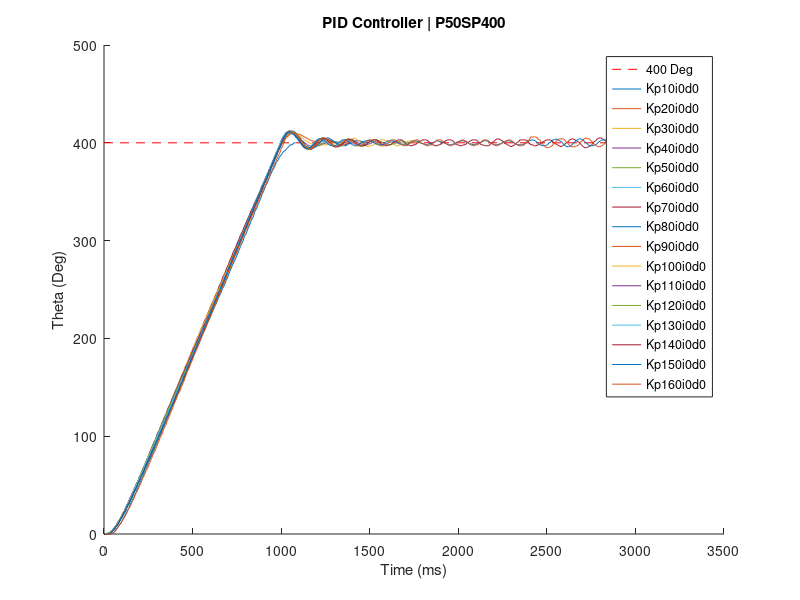
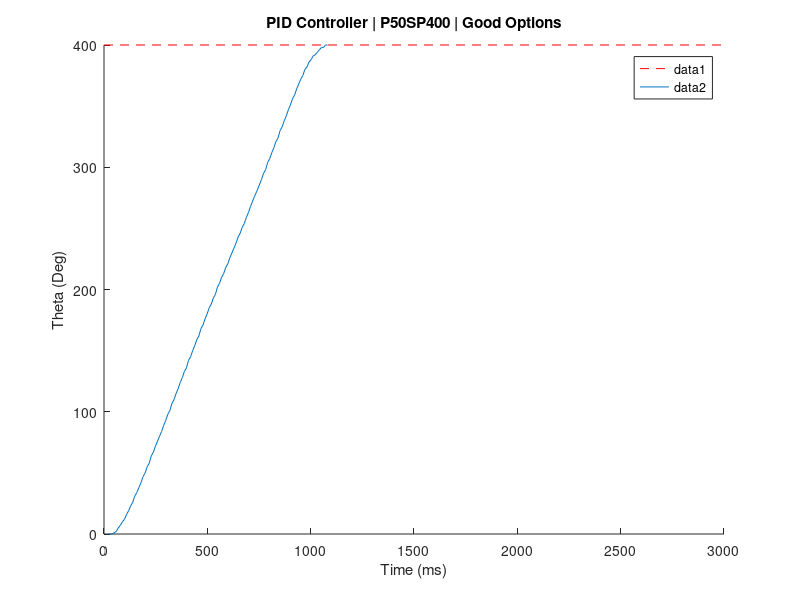

Write the MATLAB code that produced these figures, in order. (Note: this script raises an error after producing the figures.)
figure(1);
hold on;
xlabel('Time (ms)');
ylabel('Theta (Deg)');
title('PID Controller | P50SP400');
plot([0 3000], [400 400], 'r--');
Kp10i0d0 = [23.0, 0; 39.0, 0; 49.0, 1; 59.0, 2; 69.0, 5; 79.0, 7; 89.0, 10; 99.0, 12; 109.0, 16; 119.0, 19; 129.0, 23; 139.0, 26; 149.0, 31; 159.0, 34; 169.0, 38; 179.0, 42; 189.0, 47; 199.0, 50; 209.0, 55; 219.0, 58; 229.0, 64; 239.0, 67; 249.0, 72; 259.0, 76; 269.0, 80; 279.0, 84; 289.0, 89; 299.0, 93; 309.0, 98; 319.0, 101; 329.0, 107; 339.0, 110; 349.0, 115; 359.0, 119; 369.0, 124; 379.0, 128; 389.0, 133; 399.0, 136; 409.0, 142; 419.0, 145; 429.0, 150; 439.0, 154; 449.0, 159; 459.0, 162; 469.0, 168; 479.0, 171; 489.0, 176; 499.0, 180; 509.0, 185; 519.0, 188; 529.0, 193; 539.0, 196; 549.0, 202; 559.0, 205; 569.0, 210; 579.0, 213; 589.0, 218; 599.0, 221; 609.0, 226; 619.0, 230; 629.0, 234; 639.0, 238; 649.0, 243; 659.0, 246; 669.0, 251; 679.0, 254; 689.0, 259; 699.0, 263; 709.0, 268; 728.0, 276; 741.0, 281; 762.0, 290; 772.0, 295; 782.0, 298; 792.0, 304; 802.0, 307; 812.0, 312; 822.0, 316; 832.0, 321; 842.0, 324; 852.0, 330; 862.0, 333; 872.0, 338; 882.0, 342; 892.0, 347; 902.0, 351; 912.0, 356; 922.0, 359; 932.0, 364; 942.0, 368; 952.0, 372; 962.0, 375; 972.0, 380; 982.0, 382; 992.0, 386; 1002.0, 388; 1012.0, 391; 1022.0, 392; 1032.0, 394; 1042.0, 396; 1052.0, 398; 1062.0, 398; 1072.0, 400; 1082.0, 400; ];
plot(Kp10i0d0(:,1),Kp10i0d0(:,2))
% y = max(Kp10i0d0(:,2));
% x = Kp10i0d0(find(Kp10i0d0(:,2) == max(y), 1, 'first'));
% text(x, y, 'Kp10i0d0');
% pause;

Kp20i0d0 = [10.0, 0; 20.0, 0; 30.0, 0; 40.0, 2; 50.0, 4; 60.0, 6; 70.0, 8; 80.0, 12; 90.0, 14; 100.0, 18; 110.0, 21; 120.0, 25; 130.0, 28; 140.0, 33; 150.0, 36; 160.0, 41; 170.0, 44; 180.0, 49; 190.0, 52; 200.0, 58; 210.0, 61; 220.0, 66; 230.0, 70; 240.0, 75; 250.0, 78; 260.0, 83; 270.0, 87; 280.0, 92; 290.0, 96; 300.0, 101; 310.0, 104; 320.0, 110; 330.0, 113; 340.0, 118; 350.0, 122; 360.0, 127; 370.0, 130; 380.0, 135; 390.0, 139; 400.0, 144; 410.0, 147; 420.0, 152; 430.0, 156; 440.0, 160; 450.0, 164; 460.0, 169; 470.0, 172; 480.0, 177; 490.0, 180; 500.0, 185; 510.0, 188; 520.0, 193; 530.0, 197; 540.0, 202; 550.0, 205; 560.0, 210; 570.0, 213; 580.0, 218; 590.0, 222; 600.0, 226; 610.0, 230; 620.0, 235; 630.0, 238; 640.0, 243; 650.0, 247; 660.0, 252; 670.0, 256; 680.0, 261; 690.0, 264; 700.0, 269; 710.0, 273; 720.0, 278; 730.0, 281; 740.0, 287; 750.0, 290; 760.0, 295; 770.0, 299; 780.0, 304; 790.0, 308; 800.0, 313; 810.0, 316; 820.0, 322; 830.0, 325; 840.0, 330; 850.0, 334; 860.0, 339; 870.0, 342; 880.0, 348; 890.0, 351; 900.0, 356; 910.0, 360; 920.0, 365; 930.0, 369; 940.0, 374; 950.0, 378; 960.0, 383; 970.0, 386; 980.0, 391; 990.0, 394; 1000.0, 398; 1010.0, 400; 1020.0, 404; 1032.0, 406; 1042.0, 407; 1052.0, 409; 1062.0, 409; 1072.0, 410; 1082.0, 410; 1092.0, 409; 1102.0, 409; 1112.0, 408; 1122.0, 407; 1132.0, 406; 1142.0, 405; 1152.0, 404; 1162.0, 403; 1172.0, 402; 1182.0, 402; 1192.0, 401; 1202.0, 401; 1212.0, 400; 1222.0, 400; ];
plot(Kp20i0d0(:,1),Kp20i0d0(:,2))
% y = max(Kp20i0d0(:,2));
% x = Kp20i0d0(find(Kp20i0d0(:,2) == max(y), 1, 'first'));
% text(x, y, 'Kp20i0d0');
% pause;

Kp30i0d0 = [10.0, 0; 20.0, 0; 30.0, 0; 40.0, 2; 50.0, 4; 60.0, 6; 70.0, 8; 80.0, 12; 90.0, 14; 100.0, 18; 110.0, 21; 120.0, 26; 130.0, 28; 140.0, 33; 150.0, 36; 160.0, 41; 170.0, 44; 180.0, 50; 190.0, 53; 200.0, 58; 210.0, 61; 220.0, 66; 230.0, 70; 240.0, 75; 250.0, 78; 260.0, 84; 270.0, 87; 280.0, 92; 290.0, 95; 300.0, 100; 310.0, 104; 320.0, 109; 330.0, 112; 340.0, 117; 350.0, 120; 360.0, 126; 370.0, 129; 380.0, 134; 390.0, 137; 400.0, 142; 410.0, 145; 420.0, 150; 430.0, 154; 440.0, 158; 450.0, 162; 460.0, 167; 470.0, 170; 480.0, 175; 490.0, 178; 501.0, 183; 511.0, 188; 521.0, 192; 531.0, 197; 541.0, 200; 551.0, 205; 561.0, 209; 571.0, 214; 581.0, 217; 591.0, 222; 601.0, 226; 611.0, 231; 621.0, 234; 631.0, 240; 641.0, 243; 651.0, 248; 661.0, 252; 671.0, 257; 681.0, 260; 691.0, 266; 701.0, 269; 711.0, 274; 721.0, 278; 731.0, 283; 741.0, 287; 751.0, 292; 761.0, 296; 771.0, 301; 781.0, 304; 791.0, 310; 801.0, 313; 811.0, 318; 821.0, 322; 831.0, 327; 841.0, 331; 851.0, 336; 861.0, 340; 871.0, 345; 881.0, 348; 891.0, 354; 901.0, 357; 911.0, 362; 921.0, 366; 931.0, 371; 941.0, 374; 951.0, 380; 961.0, 383; 971.0, 389; 981.0, 392; 991.0, 397; 1001.0, 400; 1011.0, 404; 1021.0, 406; 1031.0, 408; 1041.0, 410; 1051.0, 411; 1061.0, 411; 1071.0, 411; 1081.0, 410; 1091.0, 409; 1101.0, 408; 1111.0, 406; 1121.0, 405; 1131.0, 403; 1141.0, 402; 1151.0, 401; 1161.0, 400; 1171.0, 399; 1181.0, 398; 1191.0, 398; 1201.0, 398; 1211.0, 397; 1221.0, 397; 1231.0, 398; 1241.0, 398; 1251.0, 398; 1261.0, 398; 1271.0, 399; 1281.0, 399; 1291.0, 400; 1301.0, 400; ];
plot(Kp30i0d0(:,1),Kp30i0d0(:,2))
% y = max(Kp30i0d0(:,2));
% x = Kp30i0d0(find(Kp30i0d0(:,2) == max(y), 1, 'first'));
% text(x, y, 'Kp30i0d0');
% pause;

Kp40i0d0 = [10.0, 0; 20.0, 0; 30.0, 1; 40.0, 2; 50.0, 4; 60.0, 6; 70.0, 9; 80.0, 12; 90.0, 15; 100.0, 18; 110.0, 22; 120.0, 25; 130.0, 30; 140.0, 33; 150.0, 38; 160.0, 41; 170.0, 46; 180.0, 49; 190.0, 54; 200.0, 57; 210.0, 62; 220.0, 65; 230.0, 70; 240.0, 73; 250.0, 78; 260.0, 82; 270.0, 86; 280.0, 90; 290.0, 95; 300.0, 98; 310.0, 103; 320.0, 106; 330.0, 111; 340.0, 114; 350.0, 119; 360.0, 123; 370.0, 128; 380.0, 131; 390.0, 136; 400.0, 139; 410.0, 144; 420.0, 148; 430.0, 153; 440.0, 156; 450.0, 161; 460.0, 165; 470.0, 170; 480.0, 173; 490.0, 178; 500.0, 182; 510.0, 187; 520.0, 190; 530.0, 196; 540.0, 199; 550.0, 204; 560.0, 208; 570.0, 213; 580.0, 217; 590.0, 222; 600.0, 225; 610.0, 231; 620.0, 234; 630.0, 239; 640.0, 243; 650.0, 248; 660.0, 252; 670.0, 257; 680.0, 260; 690.0, 266; 700.0, 269; 710.0, 274; 720.0, 278; 730.0, 283; 740.0, 287; 750.0, 292; 760.0, 295; 770.0, 301; 780.0, 304; 790.0, 310; 800.0, 313; 810.0, 318; 820.0, 322; 830.0, 327; 840.0, 331; 850.0, 336; 860.0, 340; 870.0, 345; 880.0, 348; 890.0, 354; 900.0, 357; 910.0, 362; 920.0, 366; 930.0, 371; 940.0, 375; 950.0, 380; 960.0, 383; 970.0, 389; 980.0, 392; 990.0, 397; 1000.0, 400; 1011.0, 404; 1021.0, 407; 1031.0, 409; 1041.0, 410; 1051.0, 411; 1061.0, 411; 1071.0, 410; 1081.0, 409; 1091.0, 407; 1101.0, 405; 1111.0, 403; 1121.0, 402; 1131.0, 400; 1141.0, 399; 1151.0, 397; 1161.0, 397; 1171.0, 396; 1181.0, 396; 1191.0, 396; 1201.0, 397; 1211.0, 397; 1221.0, 398; 1231.0, 399; 1241.0, 399; 1251.0, 400; 1261.0, 400; ];
plot(Kp40i0d0(:,1),Kp40i0d0(:,2))
% y = max(Kp40i0d0(:,2));
% x = Kp40i0d0(find(Kp40i0d0(:,2) == max(y), 1, 'first'));
% text(x, y, 'Kp40i0d0');
% pause;

Kp50i0d0 = [13.0, 0; 23.0, 0; 33.0, 1; 43.0, 2; 53.0, 4; 63.0, 6; 73.0, 9; 83.0, 11; 93.0, 15; 103.0, 17; 113.0, 21; 123.0, 24; 133.0, 29; 143.0, 31; 153.0, 36; 163.0, 39; 173.0, 44; 183.0, 47; 193.0, 51; 203.0, 55; 213.0, 59; 223.0, 63; 233.0, 67; 243.0, 71; 253.0, 76; 263.0, 79; 273.0, 84; 283.0, 87; 293.0, 92; 303.0, 95; 313.0, 100; 330.0, 107; 340.0, 112; 350.0, 115; 360.0, 120; 370.0, 124; 380.0, 129; 390.0, 132; 400.0, 137; 410.0, 141; 420.0, 146; 430.0, 149; 440.0, 155; 450.0, 158; 460.0, 163; 470.0, 167; 480.0, 172; 490.0, 176; 500.0, 181; 510.0, 184; 520.0, 190; 530.0, 193; 540.0, 199; 550.0, 202; 560.0, 207; 573.0, 213; 583.0, 216; 593.0, 221; 603.0, 225; 613.0, 230; 623.0, 233; 633.0, 239; 643.0, 242; 653.0, 248; 663.0, 251; 673.0, 256; 683.0, 260; 693.0, 265; 703.0, 269; 713.0, 274; 723.0, 277; 733.0, 283; 743.0, 286; 753.0, 291; 763.0, 295; 773.0, 300; 783.0, 304; 793.0, 309; 803.0, 313; 813.0, 318; 823.0, 321; 833.0, 327; 843.0, 330; 853.0, 336; 863.0, 339; 873.0, 344; 883.0, 348; 893.0, 353; 903.0, 357; 913.0, 362; 923.0, 365; 933.0, 370; 943.0, 374; 953.0, 379; 963.0, 382; 973.0, 387; 983.0, 391; 993.0, 396; 1003.0, 399; 1013.0, 403; 1023.0, 406; 1033.0, 408; 1043.0, 409; 1055.0, 410; 1065.0, 410; 1075.0, 409; 1085.0, 407; 1095.0, 405; 1105.0, 403; 1115.0, 401; 1125.0, 399; 1135.0, 397; 1145.0, 396; 1155.0, 396; 1165.0, 395; 1175.0, 395; 1185.0, 396; 1195.0, 397; 1205.0, 397; 1215.0, 398; 1225.0, 399; 1235.0, 400; 1245.0, 401; 1255.0, 401; 1265.0, 402; 1275.0, 402; 1285.0, 402; 1295.0, 402; 1305.0, 401; 1315.0, 401; 1325.0, 401; 1335.0, 401; 1345.0, 400; 1355.0, 400; ];
plot(Kp50i0d0(:,1),Kp50i0d0(:,2))
% y = max(Kp50i0d0(:,2));
% x = Kp50i0d0(find(Kp50i0d0(:,2) == max(y), 1, 'first'));
% text(x, y, 'Kp50i0d0');
% pause;

Kp60i0d0 = [10.0, 0; 20.0, 0; 30.0, 1; 40.0, 2; 50.0, 4; 60.0, 7; 70.0, 9; 80.0, 12; 90.0, 14; 100.0, 18; 110.0, 21; 120.0, 25; 130.0, 28; 140.0, 33; 150.0, 35; 160.0, 40; 170.0, 43; 180.0, 48; 190.0, 51; 200.0, 56; 210.0, 59; 220.0, 64; 230.0, 67; 240.0, 73; 250.0, 76; 260.0, 81; 270.0, 84; 280.0, 89; 290.0, 93; 300.0, 98; 310.0, 101; 320.0, 107; 330.0, 110; 340.0, 115; 350.0, 119; 360.0, 124; 370.0, 127; 380.0, 133; 390.0, 136; 400.0, 141; 410.0, 145; 420.0, 150; 430.0, 154; 440.0, 159; 450.0, 163; 460.0, 168; 470.0, 171; 480.0, 177; 490.0, 180; 500.0, 185; 510.0, 189; 520.0, 194; 530.0, 198; 540.0, 203; 550.0, 206; 560.0, 212; 570.0, 215; 580.0, 220; 590.0, 224; 600.0, 229; 610.0, 233; 620.0, 238; 630.0, 242; 640.0, 247; 650.0, 250; 660.0, 256; 670.0, 259; 680.0, 264; 690.0, 268; 700.0, 273; 710.0, 277; 720.0, 282; 730.0, 285; 740.0, 291; 750.0, 294; 760.0, 300; 770.0, 303; 780.0, 308; 790.0, 312; 800.0, 317; 810.0, 321; 820.0, 326; 830.0, 329; 840.0, 334; 850.0, 338; 860.0, 343; 870.0, 346; 880.0, 351; 890.0, 355; 900.0, 360; 910.0, 363; 920.0, 368; 930.0, 371; 940.0, 376; 950.0, 379; 960.0, 384; 970.0, 388; 980.0, 393; 990.0, 396; 1000.0, 401; 1010.0, 403; 1020.0, 407; 1030.0, 408; 1040.0, 410; 1050.0, 410; 1060.0, 409; 1070.0, 408; 1080.0, 406; 1090.0, 404; 1100.0, 402; 1110.0, 400; 1120.0, 398; 1130.0, 397; 1140.0, 396; 1150.0, 395; 1160.0, 395; 1170.0, 395; 1180.0, 397; 1190.0, 397; 1200.0, 399; 1210.0, 399; 1220.0, 401; 1230.0, 401; 1240.0, 402; 1250.0, 402; 1260.0, 402; 1270.0, 402; 1280.0, 401; 1290.0, 401; 1300.0, 401; 1310.0, 401; 1320.0, 400; 1330.0, 400; ];
plot(Kp60i0d0(:,1),Kp60i0d0(:,2))
% y = max(Kp60i0d0(:,2));
% x = Kp60i0d0(find(Kp60i0d0(:,2) == max(y), 1, 'first'));
% text(x, y, 'Kp60i0d0');
% pause;

Kp70i0d0 = [10.0, 0; 20.0, 0; 30.0, 1; 40.0, 2; 50.0, 4; 60.0, 6; 70.0, 9; 80.0, 12; 90.0, 15; 100.0, 18; 110.0, 22; 120.0, 25; 130.0, 29; 140.0, 32; 150.0, 37; 160.0, 40; 170.0, 45; 180.0, 48; 190.0, 53; 200.0, 56; 210.0, 62; 220.0, 65; 230.0, 70; 240.0, 73; 250.0, 78; 260.0, 82; 270.0, 87; 280.0, 91; 290.0, 96; 300.0, 99; 310.0, 104; 320.0, 108; 330.0, 113; 340.0, 117; 350.0, 122; 360.0, 126; 370.0, 131; 380.0, 134; 390.0, 140; 400.0, 143; 410.0, 148; 420.0, 152; 430.0, 157; 440.0, 160; 450.0, 166; 460.0, 169; 470.0, 175; 480.0, 178; 490.0, 183; 501.0, 187; 511.0, 192; 521.0, 196; 531.0, 201; 541.0, 205; 551.0, 210; 561.0, 213; 571.0, 219; 581.0, 222; 591.0, 227; 601.0, 231; 611.0, 236; 621.0, 240; 631.0, 245; 641.0, 248; 651.0, 254; 661.0, 257; 671.0, 263; 681.0, 266; 691.0, 271; 701.0, 275; 711.0, 280; 721.0, 284; 731.0, 289; 741.0, 292; 751.0, 297; 761.0, 301; 771.0, 306; 781.0, 309; 791.0, 314; 801.0, 318; 811.0, 322; 821.0, 326; 831.0, 331; 841.0, 334; 851.0, 339; 861.0, 342; 871.0, 347; 881.0, 350; 891.0, 356; 901.0, 359; 911.0, 364; 921.0, 367; 931.0, 372; 941.0, 375; 951.0, 380; 961.0, 384; 971.0, 389; 981.0, 392; 991.0, 397; 1001.0, 401; 1011.0, 405; 1021.0, 408; 1031.0, 410; 1041.0, 411; 1051.0, 411; 1061.0, 410; 1071.0, 409; 1081.0, 408; 1091.0, 405; 1101.0, 403; 1111.0, 400; 1121.0, 398; 1131.0, 396; 1141.0, 395; 1151.0, 394; 1161.0, 394; 1171.0, 394; 1181.0, 395; 1191.0, 397; 1201.0, 398; 1211.0, 400; 1221.0, 401; 1231.0, 403; 1241.0, 403; 1251.0, 404; 1261.0, 404; 1271.0, 403; 1281.0, 402; 1291.0, 401; 1301.0, 401; 1311.0, 400; 1321.0, 399; 1331.0, 398; 1341.0, 398; 1351.0, 398; 1361.0, 398; 1371.0, 399; 1381.0, 399; 1391.0, 400; 1401.0, 400; ];
plot(Kp70i0d0(:,1),Kp70i0d0(:,2))
% y = max(Kp70i0d0(:,2));
% x = Kp70i0d0(find(Kp70i0d0(:,2) == max(y), 1, 'first'));
% text(x, y, 'Kp70i0d0');
% pause;

Kp80i0d0 = [15.0, 0; 25.0, 1; 35.0, 1; 45.0, 3; 55.0, 4; 65.0, 7; 75.0, 9; 85.0, 12; 95.0, 15; 105.0, 19; 115.0, 21; 125.0, 26; 135.0, 29; 145.0, 33; 155.0, 36; 165.0, 41; 175.0, 45; 185.0, 49; 195.0, 53; 205.0, 58; 215.0, 61; 225.0, 66; 235.0, 70; 245.0, 75; 265.0, 83; 275.0, 87; 285.0, 92; 295.0, 96; 305.0, 101; 315.0, 104; 325.0, 109; 335.0, 113; 345.0, 118; 355.0, 122; 365.0, 127; 375.0, 131; 385.0, 136; 395.0, 139; 405.0, 145; 415.0, 148; 425.0, 153; 435.0, 157; 445.0, 162; 455.0, 166; 465.0, 171; 475.0, 175; 485.0, 180; 495.0, 183; 505.0, 188; 515.0, 192; 525.0, 197; 535.0, 201; 545.0, 206; 555.0, 209; 565.0, 215; 575.0, 218; 585.0, 223; 595.0, 227; 605.0, 232; 615.0, 236; 625.0, 241; 635.0, 244; 645.0, 249; 655.0, 253; 665.0, 258; 675.0, 261; 685.0, 266; 695.0, 270; 705.0, 275; 715.0, 278; 725.0, 283; 735.0, 286; 745.0, 291; 755.0, 295; 765.0, 299; 775.0, 303; 785.0, 308; 795.0, 311; 805.0, 316; 815.0, 319; 825.0, 324; 835.0, 327; 845.0, 333; 855.0, 336; 865.0, 341; 875.0, 344; 885.0, 349; 895.0, 353; 905.0, 358; 915.0, 361; 925.0, 366; 935.0, 369; 945.0, 375; 955.0, 378; 965.0, 383; 975.0, 387; 985.0, 392; 995.0, 395; 1005.0, 401; 1015.0, 404; 1027.0, 408; 1037.0, 411; 1047.0, 412; 1057.0, 412; 1067.0, 412; 1077.0, 411; 1087.0, 409; 1097.0, 407; 1107.0, 405; 1117.0, 402; 1127.0, 400; 1137.0, 397; 1147.0, 395; 1157.0, 394; 1167.0, 393; 1177.0, 394; 1187.0, 395; 1197.0, 396; 1207.0, 398; 1217.0, 400; 1227.0, 402; 1237.0, 403; 1247.0, 404; 1257.0, 405; 1267.0, 405; 1277.0, 404; 1287.0, 403; 1297.0, 401; 1307.0, 400; 1317.0, 399; 1327.0, 398; 1337.0, 397; 1347.0, 397; 1357.0, 397; 1367.0, 397; 1377.0, 399; 1387.0, 399; 1397.0, 400; 1407.0, 401; 1417.0, 402; 1427.0, 402; 1437.0, 402; 1447.0, 402; 1457.0, 401; 1467.0, 401; 1477.0, 400; 1487.0, 400; ];
plot(Kp80i0d0(:,1),Kp80i0d0(:,2))
% y = max(Kp80i0d0(:,2));
% x = Kp80i0d0(find(Kp80i0d0(:,2) == max(y), 1, 'first'));
% text(x, y, 'Kp80i0d0');
% pause;

Kp90i0d0 = [10.0, 0; 20.0, 0; 30.0, 0; 40.0, 2; 50.0, 4; 60.0, 6; 70.0, 9; 80.0, 12; 90.0, 14; 100.0, 19; 110.0, 21; 120.0, 26; 130.0, 29; 140.0, 33; 150.0, 36; 160.0, 41; 170.0, 45; 180.0, 50; 190.0, 53; 200.0, 58; 210.0, 62; 220.0, 67; 230.0, 70; 240.0, 75; 250.0, 79; 260.0, 84; 270.0, 88; 280.0, 92; 290.0, 96; 300.0, 101; 310.0, 105; 320.0, 110; 330.0, 114; 340.0, 119; 350.0, 122; 360.0, 128; 370.0, 131; 380.0, 136; 390.0, 140; 400.0, 145; 410.0, 149; 420.0, 154; 430.0, 158; 440.0, 163; 450.0, 166; 460.0, 172; 470.0, 175; 480.0, 180; 490.0, 184; 504.0, 191; 514.0, 194; 524.0, 200; 534.0, 203; 544.0, 208; 554.0, 212; 564.0, 217; 574.0, 220; 584.0, 225; 594.0, 229; 604.0, 234; 614.0, 237; 624.0, 242; 634.0, 245; 644.0, 250; 654.0, 254; 664.0, 258; 674.0, 262; 684.0, 267; 694.0, 270; 704.0, 275; 714.0, 278; 724.0, 283; 734.0, 286; 744.0, 292; 754.0, 295; 764.0, 300; 774.0, 303; 784.0, 308; 794.0, 312; 804.0, 317; 814.0, 320; 824.0, 325; 834.0, 328; 844.0, 334; 854.0, 337; 864.0, 342; 874.0, 346; 884.0, 351; 894.0, 354; 904.0, 360; 914.0, 363; 924.0, 368; 934.0, 372; 944.0, 377; 954.0, 381; 964.0, 386; 974.0, 389; 984.0, 394; 994.0, 398; 1004.0, 403; 1014.0, 406; 1024.0, 410; 1034.0, 411; 1044.0, 412; 1054.0, 412; 1064.0, 411; 1074.0, 410; 1084.0, 408; 1094.0, 406; 1104.0, 403; 1114.0, 400; 1124.0, 397; 1134.0, 396; 1144.0, 394; 1154.0, 393; 1164.0, 394; 1174.0, 394; 1184.0, 396; 1194.0, 398; 1204.0, 400; 1214.0, 402; 1224.0, 404; 1234.0, 404; 1244.0, 405; 1254.0, 404; 1264.0, 403; 1274.0, 402; 1284.0, 400; 1294.0, 400; ];
plot(Kp90i0d0(:,1),Kp90i0d0(:,2))
% y = max(Kp90i0d0(:,2));
% x = Kp90i0d0(find(Kp90i0d0(:,2) == max(y), 1, 'first'));
% text(x, y, 'Kp90i0d0');
% pause;

Kp100i0d0 = [10.0, 0; 20.0, 0; 30.0, 1; 40.0, 2; 50.0, 5; 60.0, 6; 70.0, 9; 80.0, 12; 90.0, 15; 100.0, 18; 110.0, 22; 120.0, 25; 130.0, 30; 140.0, 33; 150.0, 38; 160.0, 41; 170.0, 46; 180.0, 49; 190.0, 54; 200.0, 57; 210.0, 63; 220.0, 66; 230.0, 71; 240.0, 75; 250.0, 80; 260.0, 83; 270.0, 89; 280.0, 92; 290.0, 97; 300.0, 101; 310.0, 106; 320.0, 109; 330.0, 115; 340.0, 118; 350.0, 123; 360.0, 127; 370.0, 132; 380.0, 136; 390.0, 141; 400.0, 145; 410.0, 150; 420.0, 153; 430.0, 159; 440.0, 162; 450.0, 167; 460.0, 171; 470.0, 176; 480.0, 179; 490.0, 185; 500.0, 188; 510.0, 193; 522.0, 198; 532.0, 202; 542.0, 207; 552.0, 210; 562.0, 215; 572.0, 218; 582.0, 223; 592.0, 227; 602.0, 231; 612.0, 235; 622.0, 240; 632.0, 243; 642.0, 248; 652.0, 251; 662.0, 256; 672.0, 260; 682.0, 265; 692.0, 268; 702.0, 273; 712.0, 277; 722.0, 281; 732.0, 285; 742.0, 290; 752.0, 293; 762.0, 298; 772.0, 302; 782.0, 307; 792.0, 311; 802.0, 316; 812.0, 319; 822.0, 325; 832.0, 328; 842.0, 333; 852.0, 337; 862.0, 342; 872.0, 345; 882.0, 351; 892.0, 354; 902.0, 359; 912.0, 363; 922.0, 368; 932.0, 371; 942.0, 377; 952.0, 380; 962.0, 386; 972.0, 389; 982.0, 394; 992.0, 398; 1002.0, 403; 1012.0, 406; 1022.0, 409; 1036.0, 411; 1052.0, 411; 1062.0, 411; 1072.0, 410; 1082.0, 408; 1092.0, 406; 1102.0, 403; 1112.0, 401; 1122.0, 398; 1132.0, 396; 1142.0, 394; 1152.0, 394; 1162.0, 394; 1172.0, 395; 1182.0, 396; 1192.0, 398; 1202.0, 400; 1212.0, 402; 1222.0, 403; 1232.0, 404; 1242.0, 405; 1252.0, 404; 1262.0, 403; 1272.0, 402; 1282.0, 400; 1293.0, 399; 1303.0, 397; 1313.0, 397; 1323.0, 397; 1333.0, 397; 1343.0, 397; 1353.0, 398; 1363.0, 400; 1381.0, 402; 1391.0, 403; 1401.0, 404; 1411.0, 405; 1421.0, 404; 1431.0, 403; 1441.0, 402; 1451.0, 400; 1461.0, 399; 1471.0, 397; 1481.0, 397; 1491.0, 396; 1501.0, 397; 1511.0, 397; 1521.0, 398; 1531.0, 399; 1541.0, 401; 1551.0, 402; 1561.0, 403; 1571.0, 403; 1581.0, 403; 1591.0, 402; 1601.0, 402; 1611.0, 401; 1621.0, 400; 1631.0, 399; 1641.0, 398; 1651.0, 397; 1661.0, 397; 1671.0, 398; 1681.0, 399; 1691.0, 399; 1701.0, 400; 1711.0, 401; 1721.0, 402; 1731.0, 402; 1741.0, 402; 1751.0, 401; 1761.0, 401; 1771.0, 400; 1781.0, 400; ];
plot(Kp100i0d0(:,1),Kp100i0d0(:,2))
% y = max(Kp100i0d0(:,2));
% x = Kp100i0d0(find(Kp100i0d0(:,2) == max(y), 1, 'first'));
% text(x, y, 'Kp100i0d0');
% pause;

Kp110i0d0 = [11.0, 0; 21.0, 0; 31.0, 1; 42.0, 3; 52.0, 5; 62.0, 7; 72.0, 9; 82.0, 13; 92.0, 15; 102.0, 19; 112.0, 22; 122.0, 27; 132.0, 30; 142.0, 35; 152.0, 38; 162.0, 43; 172.0, 46; 182.0, 51; 192.0, 54; 202.0, 59; 212.0, 63; 222.0, 68; 232.0, 71; 242.0, 76; 252.0, 80; 262.0, 85; 272.0, 89; 282.0, 94; 292.0, 97; 302.0, 103; 312.0, 106; 322.0, 111; 332.0, 115; 342.0, 120; 352.0, 123; 362.0, 129; 372.0, 132; 382.0, 137; 392.0, 141; 402.0, 146; 412.0, 149; 422.0, 154; 432.0, 158; 442.0, 163; 452.0, 166; 462.0, 171; 472.0, 174; 482.0, 179; 492.0, 183; 502.0, 188; 512.0, 191; 522.0, 196; 532.0, 199; 542.0, 204; 552.0, 207; 563.0, 212; 573.0, 216; 583.0, 221; 593.0, 224; 603.0, 229; 613.0, 232; 623.0, 237; 633.0, 241; 643.0, 246; 653.0, 249; 663.0, 254; 673.0, 258; 683.0, 263; 693.0, 266; 703.0, 271; 713.0, 275; 723.0, 280; 733.0, 284; 743.0, 289; 753.0, 292; 763.0, 298; 773.0, 301; 783.0, 306; 793.0, 310; 803.0, 315; 813.0, 319; 823.0, 324; 833.0, 327; 843.0, 333; 854.0, 338; 864.0, 341; 874.0, 347; 884.0, 350; 894.0, 355; 904.0, 359; 914.0, 364; 924.0, 368; 934.0, 373; 944.0, 377; 954.0, 382; 964.0, 385; 974.0, 391; 984.0, 394; 994.0, 399; 1004.0, 403; 1014.0, 407; 1024.0, 409; 1034.0, 411; 1044.0, 412; 1054.0, 411; 1064.0, 411; 1074.0, 409; 1084.0, 407; 1094.0, 404; 1104.0, 402; 1114.0, 399; 1124.0, 397; 1134.0, 395; 1144.0, 394; 1154.0, 394; 1164.0, 394; 1174.0, 396; 1184.0, 397; 1194.0, 399; 1204.0, 401; 1214.0, 403; 1224.0, 404; 1234.0, 405; 1244.0, 405; 1254.0, 404; 1264.0, 403; 1274.0, 401; 1284.0, 399; 1294.0, 397; 1305.0, 396; 1315.0, 396; 1325.0, 396; 1335.0, 397; 1345.0, 398; 1355.0, 400; 1365.0, 401; 1375.0, 403; 1385.0, 403; 1395.0, 403; 1405.0, 403; 1415.0, 402; 1425.0, 401; 1435.0, 400; 1445.0, 399; 1455.0, 398; 1465.0, 398; 1475.0, 398; 1485.0, 398; 1495.0, 399; 1505.0, 399; 1515.0, 401; 1525.0, 401; 1535.0, 402; 1545.0, 402; 1555.0, 401; 1565.0, 401; 1575.0, 400; 1585.0, 400; ];
plot(Kp110i0d0(:,1),Kp110i0d0(:,2))
% y = max(Kp110i0d0(:,2));
% x = Kp110i0d0(find(Kp110i0d0(:,2) == max(y), 1, 'first'));
% text(x, y, 'Kp110i0d0');
% pause;

Kp120i0d0 = [10.0, 0; 20.0, 1; 30.0, 1; 40.0, 3; 50.0, 4; 60.0, 7; 70.0, 9; 80.0, 13; 90.0, 15; 100.0, 19; 110.0, 22; 120.0, 26; 130.0, 29; 140.0, 34; 150.0, 37; 160.0, 42; 170.0, 45; 180.0, 50; 190.0, 53; 200.0, 59; 210.0, 62; 220.0, 67; 230.0, 71; 240.0, 76; 250.0, 79; 260.0, 84; 270.0, 88; 280.0, 93; 290.0, 96; 300.0, 101; 310.0, 105; 320.0, 110; 330.0, 113; 340.0, 118; 350.0, 122; 360.0, 127; 370.0, 130; 380.0, 135; 390.0, 138; 400.0, 143; 410.0, 147; 420.0, 151; 430.0, 155; 440.0, 160; 450.0, 163; 460.0, 168; 470.0, 171; 480.0, 176; 490.0, 179; 501.0, 185; 511.0, 188; 521.0, 193; 531.0, 196; 541.0, 201; 551.0, 205; 561.0, 209; 571.0, 213; 581.0, 218; 591.0, 221; 601.0, 227; 611.0, 230; 621.0, 235; 631.0, 239; 641.0, 244; 651.0, 247; 661.0, 253; 671.0, 256; 681.0, 261; 691.0, 265; 701.0, 270; 711.0, 273; 721.0, 279; 731.0, 282; 741.0, 287; 751.0, 291; 761.0, 296; 771.0, 300; 781.0, 305; 791.0, 309; 801.0, 314; 811.0, 317; 821.0, 323; 831.0, 326; 841.0, 331; 851.0, 335; 861.0, 340; 871.0, 344; 881.0, 349; 891.0, 353; 901.0, 358; 911.0, 361; 921.0, 367; 931.0, 370; 941.0, 375; 951.0, 379; 961.0, 384; 971.0, 388; 981.0, 393; 991.0, 397; 1001.0, 402; 1011.0, 405; 1021.0, 409; 1031.0, 410; 1041.0, 412; 1051.0, 412; 1061.0, 411; 1071.0, 410; 1081.0, 408; 1091.0, 406; 1101.0, 403; 1111.0, 401; 1121.0, 398; 1131.0, 396; 1141.0, 394; 1151.0, 393; 1161.0, 394; 1171.0, 395; 1181.0, 396; 1191.0, 398; 1201.0, 401; 1211.0, 402; 1221.0, 404; 1231.0, 405; 1241.0, 405; 1251.0, 404; 1261.0, 403; 1271.0, 401; 1281.0, 399; 1291.0, 398; 1301.0, 396; 1311.0, 396; 1321.0, 396; 1342.0, 399; 1352.0, 401; 1362.0, 402; 1372.0, 404; 1382.0, 404; 1392.0, 404; 1402.0, 403; 1412.0, 401; 1422.0, 400; 1432.0, 398; 1442.0, 397; 1452.0, 396; 1462.0, 397; 1472.0, 397; 1482.0, 398; 1492.0, 400; 1502.0, 401; 1512.0, 402; 1522.0, 403; 1532.0, 403; 1542.0, 403; 1552.0, 402; 1562.0, 401; 1572.0, 400; 1582.0, 399; 1592.0, 398; 1602.0, 398; 1612.0, 398; 1622.0, 398; 1632.0, 399; 1642.0, 399; 1652.0, 401; 1662.0, 401; 1672.0, 402; 1682.0, 402; 1692.0, 401; 1702.0, 401; 1712.0, 400; 1722.0, 400; ];
plot(Kp120i0d0(:,1),Kp120i0d0(:,2))
% y = max(Kp120i0d0(:,2));
% x = Kp120i0d0(find(Kp120i0d0(:,2) == max(y), 1, 'first'));
% text(x, y, 'Kp120i0d0');
% pause;

Kp130i0d0 = [10.0, 0; 20.0, 0; 30.0, 1; 40.0, 2; 50.0, 5; 60.0, 6; 70.0, 9; 80.0, 12; 90.0, 15; 100.0, 18; 110.0, 22; 120.0, 25; 130.0, 30; 140.0, 33; 150.0, 37; 160.0, 41; 170.0, 46; 180.0, 49; 190.0, 54; 200.0, 57; 210.0, 62; 220.0, 65; 230.0, 71; 240.0, 74; 250.0, 79; 260.0, 82; 270.0, 87; 280.0, 90; 290.0, 95; 300.0, 99; 310.0, 104; 320.0, 107; 330.0, 112; 340.0, 115; 350.0, 120; 360.0, 123; 370.0, 129; 380.0, 132; 390.0, 137; 400.0, 140; 410.0, 145; 420.0, 149; 430.0, 154; 440.0, 157; 450.0, 162; 460.0, 165; 470.0, 171; 480.0, 174; 490.0, 179; 501.0, 184; 511.0, 188; 521.0, 193; 531.0, 196; 541.0, 201; 551.0, 205; 561.0, 210; 571.0, 213; 581.0, 219; 591.0, 222; 601.0, 227; 611.0, 231; 621.0, 236; 631.0, 240; 641.0, 245; 651.0, 249; 661.0, 254; 671.0, 257; 681.0, 263; 691.0, 266; 701.0, 271; 711.0, 275; 721.0, 280; 731.0, 283; 741.0, 289; 751.0, 292; 761.0, 298; 771.0, 301; 781.0, 306; 791.0, 310; 801.0, 315; 811.0, 319; 821.0, 324; 831.0, 327; 841.0, 333; 851.0, 336; 861.0, 341; 871.0, 345; 881.0, 350; 891.0, 354; 901.0, 359; 911.0, 363; 921.0, 368; 931.0, 371; 941.0, 377; 951.0, 380; 961.0, 386; 971.0, 389; 981.0, 394; 991.0, 398; 1001.0, 403; 1011.0, 406; 1021.0, 409; 1031.0, 411; 1041.0, 411; 1051.0, 411; 1061.0, 410; 1071.0, 409; 1081.0, 406; 1091.0, 404; 1101.0, 401; 1111.0, 399; 1121.0, 396; 1131.0, 395; 1141.0, 394; 1151.0, 394; 1161.0, 395; 1171.0, 397; 1181.0, 399; 1191.0, 401; 1201.0, 403; 1211.0, 404; 1221.0, 404; 1231.0, 404; 1241.0, 403; 1251.0, 401; 1261.0, 399; 1271.0, 398; 1281.0, 397; 1291.0, 397; 1301.0, 397; 1311.0, 397; 1321.0, 399; 1331.0, 400; 1341.0, 402; 1351.0, 402; 1361.0, 403; 1371.0, 403; 1381.0, 402; 1391.0, 401; 1401.0, 400; 1411.0, 399; 1421.0, 398; 1431.0, 398; 1441.0, 398; 1451.0, 398; 1461.0, 399; 1471.0, 400; 1481.0, 401; 1491.0, 402; 1501.0, 402; 1511.0, 402; 1521.0, 401; 1531.0, 401; 1541.0, 400; 1551.0, 399; 1561.0, 399; 1571.0, 398; 1581.0, 399; 1591.0, 399; 1601.0, 399; 1611.0, 400; 1621.0, 401; 1631.0, 401; 1641.0, 401; 1651.0, 401; 1661.0, 401; 1671.0, 401; 1681.0, 400; 1691.0, 400; ];
plot(Kp130i0d0(:,1),Kp130i0d0(:,2))
% y = max(Kp130i0d0(:,2));
% x = Kp130i0d0(find(Kp130i0d0(:,2) == max(y), 1, 'first'));
% text(x, y, 'Kp130i0d0');
% pause;

Kp140i0d0 = [11.0, 0; 21.0, 0; 31.0, 0; 42.0, 2; 52.0, 4; 62.0, 6; 72.0, 9; 82.0, 11; 92.0, 15; 102.0, 18; 112.0, 22; 122.0, 24; 132.0, 29; 142.0, 32; 152.0, 36; 162.0, 40; 172.0, 44; 182.0, 47; 192.0, 52; 202.0, 55; 212.0, 60; 222.0, 63; 232.0, 68; 242.0, 72; 252.0, 76; 262.0, 80; 272.0, 85; 282.0, 88; 292.0, 93; 302.0, 96; 312.0, 101; 322.0, 104; 332.0, 109; 342.0, 113; 352.0, 118; 362.0, 121; 372.0, 126; 382.0, 130; 392.0, 134; 402.0, 138; 412.0, 143; 422.0, 146; 432.0, 152; 442.0, 155; 452.0, 160; 462.0, 164; 472.0, 169; 482.0, 172; 492.0, 178; 502.0, 181; 512.0, 186; 522.0, 190; 532.0, 195; 542.0, 198; 552.0, 204; 562.0, 207; 572.0, 212; 582.0, 216; 592.0, 221; 602.0, 225; 612.0, 230; 622.0, 234; 632.0, 239; 642.0, 242; 652.0, 248; 662.0, 251; 672.0, 256; 682.0, 260; 692.0, 265; 702.0, 269; 712.0, 274; 722.0, 278; 732.0, 283; 742.0, 286; 752.0, 292; 762.0, 295; 772.0, 300; 782.0, 304; 792.0, 309; 802.0, 313; 812.0, 318; 822.0, 322; 832.0, 327; 842.0, 330; 852.0, 336; 862.0, 339; 872.0, 344; 882.0, 348; 892.0, 353; 902.0, 357; 912.0, 362; 922.0, 365; 932.0, 371; 942.0, 374; 952.0, 379; 962.0, 383; 972.0, 388; 982.0, 391; 992.0, 396; 1002.0, 400; 1012.0, 405; 1022.0, 407; 1032.0, 410; 1042.0, 411; 1052.0, 411; 1062.0, 410; 1072.0, 409; 1082.0, 407; 1092.0, 405; 1102.0, 403; 1112.0, 400; 1122.0, 397; 1132.0, 395; 1142.0, 394; 1152.0, 394; 1162.0, 394; 1172.0, 395; 1182.0, 396; 1192.0, 399; 1202.0, 401; 1212.0, 403; 1222.0, 404; 1232.0, 405; 1248.0, 404; 1258.0, 403; 1268.0, 401; 1278.0, 400; 1288.0, 398; 1298.0, 396; 1308.0, 396; 1318.0, 396; 1328.0, 397; 1338.0, 398; 1348.0, 400; 1358.0, 402; 1368.0, 403; 1378.0, 404; 1388.0, 403; 1398.0, 403; 1408.0, 402; 1418.0, 400; 1428.0, 399; 1438.0, 398; 1448.0, 397; 1458.0, 397; 1468.0, 397; 1478.0, 398; 1488.0, 400; 1498.0, 401; 1508.0, 402; 1518.0, 403; 1528.0, 403; 1538.0, 403; 1548.0, 402; 1559.0, 400; 1569.0, 398; 1579.0, 398; 1589.0, 397; 1599.0, 397; 1609.0, 398; 1619.0, 398; 1629.0, 400; 1639.0, 401; 1649.0, 402; 1659.0, 403; 1669.0, 403; 1679.0, 403; 1689.0, 402; 1699.0, 400; 1709.0, 398; 1719.0, 398; 1729.0, 397; 1739.0, 397; 1749.0, 398; 1759.0, 398; 1769.0, 400; 1779.0, 401; 1789.0, 402; 1799.0, 403; 1809.0, 403; 1819.0, 403; 1829.0, 402; 1839.0, 400; 1849.0, 398; 1859.0, 398; 1869.0, 397; 1879.0, 397; 1889.0, 398; 1899.0, 398; 1909.0, 400; 1919.0, 401; 1929.0, 402; 1939.0, 403; 1949.0, 403; 1959.0, 403; 1969.0, 402; 1979.0, 400; 1989.0, 398; 1999.0, 398; 2009.0, 397; 2019.0, 397; 2029.0, 398; 2039.0, 398; 2049.0, 400; 2059.0, 401; 2069.0, 402; 2079.0, 403; 2089.0, 403; 2099.0, 403; 2109.0, 402; 2119.0, 400; 2129.0, 398; 2139.0, 398; 2149.0, 397; 2159.0, 397; 2169.0, 397; 2179.0, 398; 2189.0, 400; 2199.0, 401; 2209.0, 403; 2219.0, 404; 2229.0, 404; 2239.0, 403; 2249.0, 402; 2259.0, 400; 2269.0, 399; 2279.0, 398; 2289.0, 397; 2299.0, 396; 2309.0, 397; 2319.0, 398; 2329.0, 400; 2339.0, 401; 2349.0, 403; 2359.0, 403; 2369.0, 403; 2379.0, 403; 2389.0, 402; 2399.0, 400; 2409.0, 398; 2419.0, 398; 2429.0, 397; 2439.0, 397; 2449.0, 398; 2459.0, 398; 2469.0, 400; 2479.0, 401; 2489.0, 402; 2499.0, 403; 2509.0, 403; 2519.0, 403; 2529.0, 402; 2539.0, 400; 2549.0, 399; 2559.0, 398; 2569.0, 397; 2579.0, 396; 2589.0, 397; 2599.0, 398; 2609.0, 400; 2619.0, 401; 2629.0, 403; 2639.0, 404; 2649.0, 404; 2659.0, 403; 2669.0, 402; 2679.0, 401; 2695.0, 398; 2705.0, 396; 2715.0, 395; 2725.0, 395; 2735.0, 396; 2745.0, 397; 2755.0, 398; 2765.0, 401; 2775.0, 402; 2785.0, 404; 2795.0, 405; 2805.0, 405; 2815.0, 404; 2825.0, 403; 2835.0, 401; 2845.0, 399; 2855.0, 398; 2865.0, 396; 2875.0, 396; 2885.0, 396; 2895.0, 397; 2905.0, 398; 2915.0, 400; 2925.0, 402; 2935.0, 403; 2945.0, 404; 2955.0, 404; 2965.0, 403; 2975.0, 402; 2985.0, 400; 2995.0, 398; 3005.0, 397; ];
plot(Kp140i0d0(:,1),Kp140i0d0(:,2))
% y = max(Kp140i0d0(:,2));
% x = Kp140i0d0(find(Kp140i0d0(:,2) == max(y), 1, 'first'));
% text(x, y, 'Kp140i0d0');
% pause;

Kp150i0d0 = [12.0, 0; 22.0, 0; 32.0, 1; 42.0, 2; 52.0, 4; 62.0, 6; 72.0, 9; 82.0, 11; 92.0, 15; 102.0, 17; 112.0, 21; 122.0, 24; 132.0, 29; 142.0, 31; 152.0, 36; 162.0, 39; 172.0, 44; 182.0, 47; 192.0, 52; 202.0, 55; 212.0, 60; 222.0, 63; 232.0, 68; 242.0, 71; 252.0, 76; 262.0, 79; 272.0, 84; 282.0, 88; 292.0, 93; 302.0, 96; 312.0, 101; 322.0, 105; 332.0, 110; 342.0, 113; 352.0, 118; 362.0, 122; 372.0, 127; 382.0, 130; 392.0, 135; 402.0, 139; 412.0, 144; 422.0, 148; 432.0, 153; 442.0, 156; 452.0, 162; 462.0, 165; 472.0, 171; 482.0, 174; 492.0, 179; 502.0, 183; 514.0, 188; 524.0, 193; 534.0, 197; 544.0, 202; 554.0, 205; 564.0, 211; 574.0, 214; 584.0, 219; 594.0, 223; 604.0, 228; 614.0, 232; 624.0, 237; 634.0, 241; 644.0, 246; 654.0, 249; 664.0, 255; 674.0, 258; 684.0, 263; 694.0, 267; 704.0, 272; 714.0, 276; 724.0, 281; 734.0, 285; 744.0, 290; 754.0, 293; 764.0, 299; 774.0, 302; 784.0, 307; 794.0, 311; 804.0, 316; 814.0, 320; 824.0, 325; 834.0, 329; 844.0, 334; 854.0, 337; 864.0, 343; 874.0, 346; 884.0, 351; 894.0, 355; 904.0, 359; 914.0, 363; 924.0, 368; 934.0, 371; 944.0, 376; 954.0, 380; 964.0, 385; 974.0, 388; 984.0, 393; 994.0, 396; 1004.0, 401; 1014.0, 404; 1024.0, 408; 1034.0, 410; 1044.0, 411; 1054.0, 411; 1064.0, 410; 1074.0, 409; 1084.0, 406; 1094.0, 405; 1104.0, 401; 1114.0, 399; 1124.0, 397; 1134.0, 395; 1144.0, 394; 1154.0, 395; 1164.0, 395; 1174.0, 397; 1184.0, 399; 1194.0, 401; 1204.0, 403; 1214.0, 404; 1224.0, 404; 1234.0, 403; 1244.0, 402; 1254.0, 401; 1264.0, 399; 1274.0, 398; 1284.0, 397; 1294.0, 397; 1304.0, 397; 1314.0, 398; 1324.0, 400; 1334.0, 401; 1344.0, 403; 1354.0, 403; 1364.0, 403; 1374.0, 402; 1384.0, 401; 1394.0, 399; 1404.0, 398; 1414.0, 397; 1424.0, 397; 1434.0, 397; 1444.0, 399; 1454.0, 400; 1464.0, 401; 1474.0, 402; 1484.0, 402; 1494.0, 403; 1504.0, 402; 1514.0, 401; 1524.0, 400; 1534.0, 399; 1544.0, 398; 1554.0, 398; 1564.0, 398; 1574.0, 398; 1584.0, 399; 1594.0, 401; 1604.0, 402; 1614.0, 402; 1624.0, 402; 1634.0, 402; 1644.0, 401; 1654.0, 401; 1664.0, 399; 1674.0, 399; 1684.0, 398; 1694.0, 398; 1704.0, 398; 1714.0, 399; 1724.0, 400; 1734.0, 401; 1744.0, 402; 1754.0, 402; 1764.0, 402; 1774.0, 401; 1786.0, 400; 1796.0, 399; 1806.0, 399; 1816.0, 398; 1826.0, 398; 1836.0, 399; 1846.0, 399; 1856.0, 400; 1866.0, 401; 1876.0, 402; 1886.0, 402; 1896.0, 401; 1906.0, 401; 1923.0, 400; 1933.0, 399; 1943.0, 398; 1953.0, 398; 1963.0, 398; 1973.0, 399; 1983.0, 399; 1993.0, 401; 2003.0, 401; 2013.0, 402; 2023.0, 402; 2033.0, 402; 2043.0, 401; 2053.0, 400; 2063.0, 399; 2073.0, 399; 2083.0, 398; 2093.0, 398; 2103.0, 399; 2113.0, 399; 2123.0, 400; 2133.0, 401; 2143.0, 402; 2153.0, 402; 2163.0, 402; 2173.0, 401; 2183.0, 400; 2193.0, 399; 2203.0, 398; 2213.0, 398; 2223.0, 398; 2233.0, 399; 2243.0, 399; 2253.0, 401; 2263.0, 401; 2273.0, 402; 2283.0, 402; 2293.0, 402; 2303.0, 401; 2313.0, 400; 2323.0, 399; 2333.0, 398; 2343.0, 398; 2353.0, 398; 2363.0, 398; 2373.0, 399; 2383.0, 400; 2393.0, 402; 2403.0, 402; 2413.0, 403; 2423.0, 403; 2433.0, 402; 2443.0, 401; 2453.0, 399; 2463.0, 398; 2473.0, 397; 2483.0, 397; 2493.0, 397; 2503.0, 398; 2513.0, 400; 2523.0, 401; 2533.0, 403; 2543.0, 403; 2553.0, 404; 2563.0, 403; 2573.0, 402; 2583.0, 401; 2593.0, 399; 2603.0, 397; 2613.0, 396; 2623.0, 396; 2633.0, 397; 2643.0, 398; 2653.0, 400; 2663.0, 402; 2673.0, 403; 2683.0, 404; 2693.0, 404; 2703.0, 403; 2713.0, 401; 2723.0, 400; 2733.0, 398; 2743.0, 397; 2753.0, 397; 2763.0, 397; 2773.0, 398; 2783.0, 399; 2793.0, 401; 2803.0, 402; 2813.0, 403; 2823.0, 403; 2833.0, 403; 2843.0, 402; 2853.0, 400; 2863.0, 399; 2873.0, 397; 2883.0, 397; 2893.0, 397; 2903.0, 397; 2913.0, 399; 2923.0, 400; 2933.0, 402; 2943.0, 403; 2953.0, 403; 2963.0, 403; 2973.0, 402; 2983.0, 401; 2993.0, 400; 3003.0, 399; ];
plot(Kp150i0d0(:,1),Kp150i0d0(:,2))
% y = max(Kp150i0d0(:,2));
% x = Kp150i0d0(find(Kp150i0d0(:,2) == max(y), 1, 'first'));
% text(x, y, 'Kp150i0d0');
% pause;

Kp160i0d0 = [10.0, 0; 26.0, 0; 38.0, 0; 48.0, 1; 58.0, 2; 68.0, 4; 78.0, 7; 88.0, 9; 98.0, 12; 108.0, 15; 118.0, 18; 128.0, 21; 138.0, 26; 148.0, 28; 158.0, 33; 168.0, 36; 178.0, 41; 188.0, 44; 198.0, 48; 208.0, 52; 218.0, 57; 228.0, 60; 238.0, 65; 248.0, 68; 258.0, 73; 268.0, 77; 278.0, 82; 288.0, 85; 298.0, 90; 308.0, 94; 318.0, 99; 328.0, 102; 338.0, 108; 348.0, 111; 358.0, 116; 368.0, 120; 378.0, 125; 388.0, 129; 398.0, 134; 408.0, 138; 418.0, 143; 428.0, 146; 438.0, 151; 448.0, 155; 459.0, 160; 469.0, 166; 479.0, 169; 489.0, 174; 499.0, 178; 509.0, 183; 521.0, 188; 531.0, 192; 541.0, 197; 551.0, 201; 561.0, 206; 571.0, 209; 581.0, 215; 591.0, 218; 601.0, 223; 611.0, 227; 621.0, 232; 631.0, 236; 641.0, 241; 651.0, 244; 661.0, 250; 671.0, 253; 681.0, 258; 691.0, 262; 701.0, 268; 711.0, 271; 721.0, 276; 731.0, 280; 741.0, 285; 751.0, 288; 761.0, 294; 771.0, 297; 781.0, 302; 791.0, 306; 801.0, 311; 811.0, 314; 821.0, 320; 831.0, 323; 841.0, 328; 851.0, 331; 861.0, 336; 871.0, 340; 881.0, 345; 891.0, 348; 901.0, 353; 911.0, 356; 921.0, 361; 931.0, 364; 941.0, 370; 951.0, 373; 961.0, 378; 971.0, 381; 981.0, 386; 991.0, 389; 1001.0, 394; 1011.0, 398; 1021.0, 403; 1031.0, 406; 1041.0, 408; 1051.0, 410; 1061.0, 410; 1071.0, 410; 1081.0, 409; 1091.0, 408; 1101.0, 405; 1111.0, 404; 1121.0, 400; 1131.0, 398; 1141.0, 396; 1151.0, 394; 1161.0, 394; 1171.0, 394; 1181.0, 396; 1191.0, 397; 1201.0, 400; 1211.0, 402; 1221.0, 404; 1231.0, 404; 1241.0, 404; 1251.0, 404; 1261.0, 402; 1271.0, 401; 1281.0, 399; 1291.0, 397; 1301.0, 396; 1311.0, 396; 1321.0, 397; 1331.0, 398; 1341.0, 400; 1351.0, 401; 1361.0, 403; 1371.0, 403; 1381.0, 403; 1391.0, 402; 1401.0, 401; 1411.0, 400; 1421.0, 398; 1431.0, 397; 1441.0, 397; 1451.0, 397; 1461.0, 398; 1471.0, 400; 1481.0, 402; 1491.0, 402; 1501.0, 403; 1511.0, 403; 1521.0, 402; 1531.0, 401; 1541.0, 400; 1551.0, 398; 1561.0, 397; 1571.0, 397; 1581.0, 397; 1591.0, 398; 1601.0, 400; 1611.0, 401; 1621.0, 403; 1631.0, 403; 1641.0, 403; 1651.0, 402; 1661.0, 401; 1671.0, 399; 1681.0, 398; 1691.0, 397; 1701.0, 397; 1711.0, 397; 1721.0, 399; 1731.0, 400; 1741.0, 402; 1751.0, 402; 1761.0, 403; 1771.0, 403; 1781.0, 402; 1791.0, 400; 1801.0, 399; 1811.0, 398; 1821.0, 397; 1831.0, 397; 1841.0, 398; 1851.0, 398; 1861.0, 400; 1871.0, 401; 1881.0, 403; 1891.0, 403; 1901.0, 403; 1911.0, 402; 1921.0, 400; 1931.0, 399; 1941.0, 398; 1951.0, 397; 1961.0, 397; 1971.0, 398; 1981.0, 399; 1991.0, 400; 2001.0, 401; 2011.0, 402; 2021.0, 403; 2031.0, 403; 2041.0, 402; 2051.0, 401; 2061.0, 399; 2071.0, 398; 2081.0, 397; 2091.0, 397; 2101.0, 398; 2111.0, 398; 2121.0, 400; 2131.0, 401; 2141.0, 403; 2151.0, 403; 2161.0, 403; 2171.0, 402; 2181.0, 400; 2191.0, 399; 2201.0, 398; 2211.0, 397; 2221.0, 397; 2231.0, 398; 2241.0, 399; 2251.0, 400; 2261.0, 401; 2271.0, 402; 2281.0, 403; 2291.0, 403; 2301.0, 402; 2311.0, 401; 2321.0, 399; 2332.0, 398; 2342.0, 397; 2352.0, 397; 2362.0, 397; 2372.0, 398; 2382.0, 400; 2400.0, 403; 2410.0, 406; 2420.0, 406; 2430.0, 406; 2440.0, 406; 2450.0, 404; 2460.0, 403; 2470.0, 400; 2480.0, 398; 2490.0, 396; 2500.0, 395; 2510.0, 395; 2520.0, 396; 2530.0, 397; 2540.0, 399; 2550.0, 401; 2560.0, 403; 2570.0, 404; 2580.0, 404; 2590.0, 404; 2600.0, 403; 2610.0, 401; 2620.0, 399; 2630.0, 397; 2640.0, 396; 2650.0, 396; 2660.0, 396; 2670.0, 397; 2680.0, 398; 2690.0, 401; 2700.0, 402; 2710.0, 404; 2720.0, 405; 2730.0, 404; 2740.0, 404; 2750.0, 402; 2760.0, 400; 2770.0, 398; 2780.0, 397; 2790.0, 396; 2800.0, 396; 2810.0, 397; 2820.0, 398; 2830.0, 400; 2841.0, 402; 2851.0, 403; 2861.0, 403; 2871.0, 403; 2881.0, 402; 2891.0, 401; 2901.0, 399; 2911.0, 398; 2921.0, 397; 2931.0, 397; 2941.0, 398; 2951.0, 398; 2961.0, 400; 2971.0, 401; 2981.0, 402; 2991.0, 403; 3001.0, 403; ];
plot(Kp160i0d0(:,1),Kp160i0d0(:,2))
% y = max(Kp160i0d0(:,2));
% x = Kp160i0d0(find(Kp160i0d0(:,2) == max(y), 1, 'first'));
% text(x, y, 'Kp160i0d0');
% pause;

caseList = {'Kp10i0d0', 'Kp20i0d0', 'Kp30i0d0', 'Kp40i0d0', 'Kp50i0d0', 'Kp60i0d0', 'Kp70i0d0', 'Kp80i0d0', 'Kp90i0d0', 'Kp100i0d0', 'Kp110i0d0', 'Kp120i0d0', 'Kp130i0d0', 'Kp140i0d0', 'Kp150i0d0', 'Kp160i0d0'};
legend('400 Deg', caseList{1,:});

t = {Kp10i0d0, Kp20i0d0, Kp30i0d0, Kp40i0d0, Kp50i0d0, Kp60i0d0, Kp70i0d0, Kp80i0d0, Kp90i0d0, Kp100i0d0, Kp110i0d0, Kp120i0d0, Kp130i0d0, Kp140i0d0, Kp150i0d0, Kp160i0d0};

figure(2);
hold on;
xlabel('Time (ms)');
ylabel('Theta (Deg)');
title('PID Controller | P50SP400 | Good Options');
plot([0 3000], [400 400], 'r--');
upper = 400;
idx = 0;
while idx < 6
    for e = t
        if max(e{1}(:,2)) <= upper && max(e{1}(:,2)) >= 400
            idx = idx + 1;
        end
    end
    upper = upper + 1;
end
upper = upper - 1;
legendTwo = {'400 Deg'};
idx = 0;
for e = t
    idx = idx + 1;
    if max(e{1}(:,2)) <= upper && max(e{1}(:,2)) >= 400
        plot(e{1}(:,1),e{1}(:,2));
        legendTwo{end+1} = caseList{idx};
    end
end
newLegend = legend();
newLegend = newLegend.String;
idx = size(legendTwo);
newLegend(end-idx(2)+1:end) = legendTwo(1:end);
legend(newLegend);